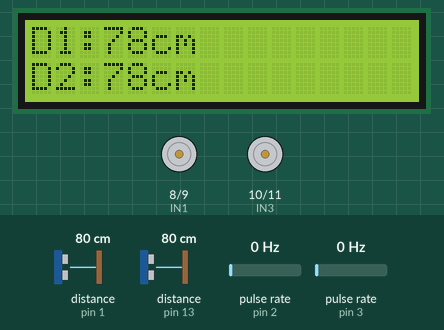
Recording of a sketch running on a simulated Arduino Uno, built with avr-gcc and run on an emulated ATmega328P. On the bench: 16×2 character LCD, motor-driver pin pairs drawn as motors (green arrow = first pin HIGH = forward, orange = second pin HIGH = backward, longer = more drive, scaled by the enable pin). Wiring (inferred from the names in the program): 2 × ultrasonic range finder: trigger pin 0, echo pin 1 / trigger pin 12, echo pin 13; 2 × pulse sensor: data pin 2 / data pin 3. The inputs (shaded band) are chosen by the test bench; at power-on: distance to the obstacle (sensors on pin 1, pin 13) 80 cm, pulse rate (sensors on pin 2, pin 3) 0 Hz. The echo pulse lasts 58.3 µs per cm.

Above: at 1.2 s.
1.3 s: distance to the obstacle (sensor on pin 1) set to 2 cm
At 3.0 s:
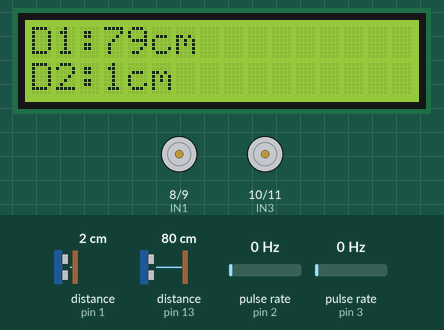
4.3 s: distance to the obstacle (sensor on pin 13) set to 35 cm
At 5.9 s:
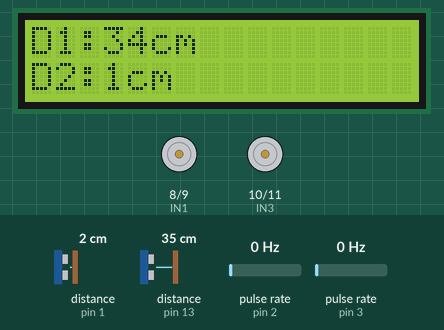
7.3 s: distance to the obstacle (sensor on pin 1) set to 60 cm
At 8.4 s:
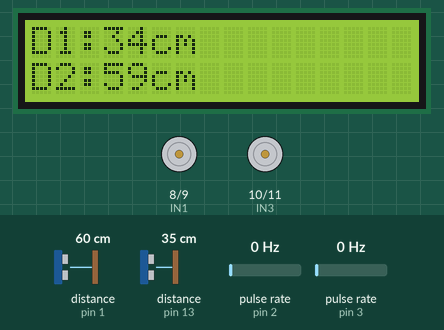
10.3 s: distance to the obstacle (sensor on pin 1) set to 4 cm
At 11.2 s:
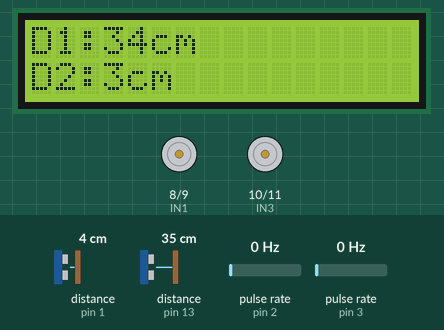
13.3 s: distance to the obstacle (sensor on pin 13) set to 24 cm
At 14.6 s:
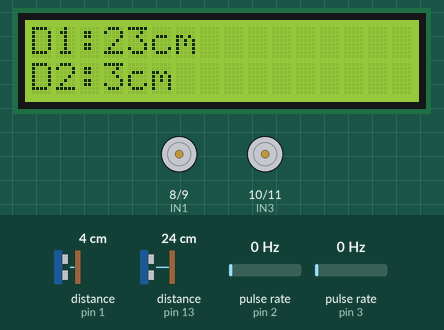
14.9 s: distance to the obstacle (sensor on pin 13) set to 20 cm
At 15.3 s:
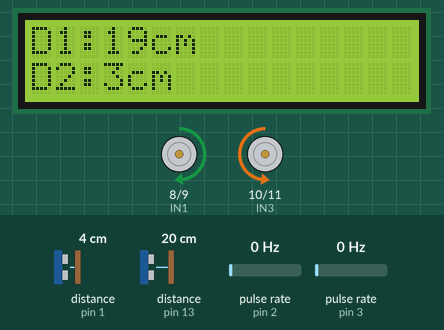
Timing chart, 0 to 18.5 s (numbered marks = the images above; inputs shaded):
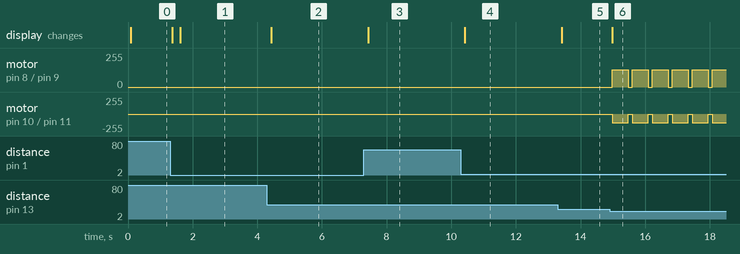

The sketch:

Maze-Solving.ino
```cpp
#include <IRremote.hpp>
#include <LiquidCrystal_I2C.h>

// L298N Motor Driver Pins
#define ENA 5
#define IN1 8
#define IN2 9
#define ENB 6
#define IN3 10
#define IN4 11

// IR setup
#define DECODE_NEC
#define IR_Pin 4

// Encoder pins
#define ENCODER_LEFT 2
#define ENCODER_RIGHT 3

// Ultrasonic Sensor Pins
#define TRIG_PIN 12
#define ECHO_PIN 13

// Ultrasonic Sensor Pins for the second sensor
#define TRIG_PIN2 0
#define ECHO_PIN2 1

// LCD setup (assuming an I2C LCD)
LiquidCrystal_I2C lcd(0x27, 16, 2); // Adjust 0x27 according to your LCD's I2C address

// Define states for the FSM
enum RobotState {STOP, FORWARD, BACKWARD, TURNING_RIGHT, TURNING_LEFT};
RobotState currentState = STOP;

// Encoder counters
volatile long leftWheelCount = 0;
volatile long rightWheelCount = 0;

// Control variables
double leftPWM = 130, rightPWM = 130;
double Kp = 16;

void setup() {
  // Motor setup
  pinMode(ENA, OUTPUT);
  pinMode(IN1, OUTPUT);
  pinMode(IN2, OUTPUT);
  pinMode(ENB, OUTPUT);
  pinMode(IN3, OUTPUT);
  pinMode(IN4, OUTPUT);

  // Initialize IR receiver
  pinMode(IR_Pin, INPUT);
  IrReceiver.begin(IR_Pin, ENABLE_LED_FEEDBACK);

  // Encoder setup
  pinMode(ENCODER_LEFT, INPUT_PULLUP);
  pinMode(ENCODER_RIGHT, INPUT_PULLUP);
  attachInterrupt(digitalPinToInterrupt(ENCODER_LEFT), leftWhlCnt, RISING);
  attachInterrupt(digitalPinToInterrupt(ENCODER_RIGHT), rightWhlCnt, RISING);

  // Ultrasonic sensor setup for both
  pinMode(TRIG_PIN, OUTPUT);
  pinMode(ECHO_PIN, INPUT);
  pinMode(TRIG_PIN2, OUTPUT);
  pinMode(ECHO_PIN2, INPUT);

  // LCD initialization
  lcd.init();
  lcd.backlight();
}

void loop() {
  // Ultrasonic distance measurement
  long duration, distance, distance2;
  digitalWrite(TRIG_PIN, LOW);
  delayMicroseconds(2);
  digitalWrite(TRIG_PIN, HIGH);
  delayMicroseconds(10);
  digitalWrite(TRIG_PIN, LOW);
  duration = pulseIn(ECHO_PIN, HIGH);
  distance = duration * 0.034 / 2;

  digitalWrite(TRIG_PIN2, LOW);
  delayMicroseconds(2);
  digitalWrite(TRIG_PIN2, HIGH);
  delayMicroseconds(10);
  digitalWrite(TRIG_PIN2, LOW);
  duration = pulseIn(ECHO_PIN2, HIGH);
  distance2 = duration * 0.034 / 2;

  lcd.clear();
  lcd.setCursor(0,0);
  lcd.print("D1:");
  lcd.print(distance);
  lcd.print("cm");
  lcd.setCursor(0,1);
  lcd.print("D2:");
  lcd.print(distance2);
  lcd.print("cm");

  if (currentState != TURNING_RIGHT && currentState != TURNING_LEFT) {
    if (IrReceiver.decode()) {
      switch (IrReceiver.decodedIRData.command) {
        case 69: // Forward
          currentState = FORWARD;
          break;
        case 70: // Backward
          currentState = BACKWARD;
          break;
        case 71: // Stop
          currentState = STOP;
          break;
      }
      IrReceiver.resume();
    }

    if (distance <= 20 && distance2 > 20) {
      stopVehicle();
      turnLeft90Degrees();
      stopVehicle();
      currentState = STOP;
    }

    if (distance <= 20 && distance2 < 20) {
      stopVehicle();
      turnRight90Degrees();
      stopVehicle();
      currentState = STOP;
    }
  }

  long leftCount = leftWheelCount;
  long rightCount = rightWheelCount;
  leftWheelCount = 0;
  rightWheelCount = 0;

  if (currentState == FORWARD || currentState == BACKWARD) {
    double speedDifference = leftCount - rightCount;

    leftPWM -= speedDifference * Kp;
    rightPWM += speedDifference * Kp;

    leftPWM = constrain(leftPWM, 0, 255);
    rightPWM = constrain(rightPWM, 0, 255);
  }

  updateMotors();

  delay(100);
}

void stopVehicle() {
  digitalWrite(ENA, LOW);
  digitalWrite(ENB, LOW);
  currentState = STOP;
}

void turnRight90Degrees() {
  currentState = TURNING_RIGHT;
  analogWrite(ENA, 130);
  digitalWrite(IN1, HIGH);
  digitalWrite(IN2, LOW);
  analogWrite(ENB, 130);
  digitalWrite(IN3, LOW);
  digitalWrite(IN4, HIGH);
  delay(500);
}

void turnLeft90Degrees() {
  currentState = TURNING_LEFT;
  analogWrite(ENA, 130);
  digitalWrite(IN1, LOW);
  digitalWrite(IN2, HIGH);
  analogWrite(ENB, 130);
  digitalWrite(IN3, HIGH);
  digitalWrite(IN4, LOW);
  delay(500);
}

void updateMotors() {
  if (currentState == STOP) {
    stopVehicle();
    return;
  }

  switch (currentState) {
    case FORWARD:
      analogWrite(ENA, leftPWM);
      digitalWrite(IN1, HIGH);
      digitalWrite(IN2, LOW);
      analogWrite(ENB, rightPWM);
      digitalWrite(IN3, HIGH);
      digitalWrite(IN4, LOW);
      break;
    case BACKWARD:
      analogWrite(ENA, leftPWM);
      digitalWrite(IN1, LOW);
      digitalWrite(IN2, HIGH);
      analogWrite(ENB, rightPWM);
      digitalWrite(IN3, LOW);
      digitalWrite(IN4, HIGH);
      break;
    case TURNING_RIGHT:
    case TURNING_LEFT:
      // Motor control for turning is handled in the respective functions
      break;
  }
}

void leftWhlCnt() {
  leftWheelCount++;
}

void rightWhlCnt() {
  rightWheelCount++;
}
```

Measured:
- the behaviour switches between 22 and 21 cm on distance to the obstacle (sensor on pin 13) (found by bisection; images 5 and 6)
- after the input at 1.3 s, the display: first changes after 0.07 s (image 1 shows a later state)
- after the input at 4.3 s, the display: changes after 0.13 s (image 2)
- after the input at 7.3 s, the display: changes after 0.14 s (image 3)
- after the input at 10.3 s, the display: changes after 0.12 s (image 4)
- after the input at 13.3 s, the display: changes after 0.13 s (image 5)
- after the input at 14.9 s, motor on pin 8 (IN1) / pin 9 (IN2): alternates forward 130/255 for 0.50 s and stopped for 0.12 s, starting after 0.08 s; motor on pin 10 (IN3) / pin 11 (IN4): alternates backward 130/255 for 0.50 s and stopped for 0.12 s, starting after 0.08 s; the display: changes after 0.08 s (image 6)
